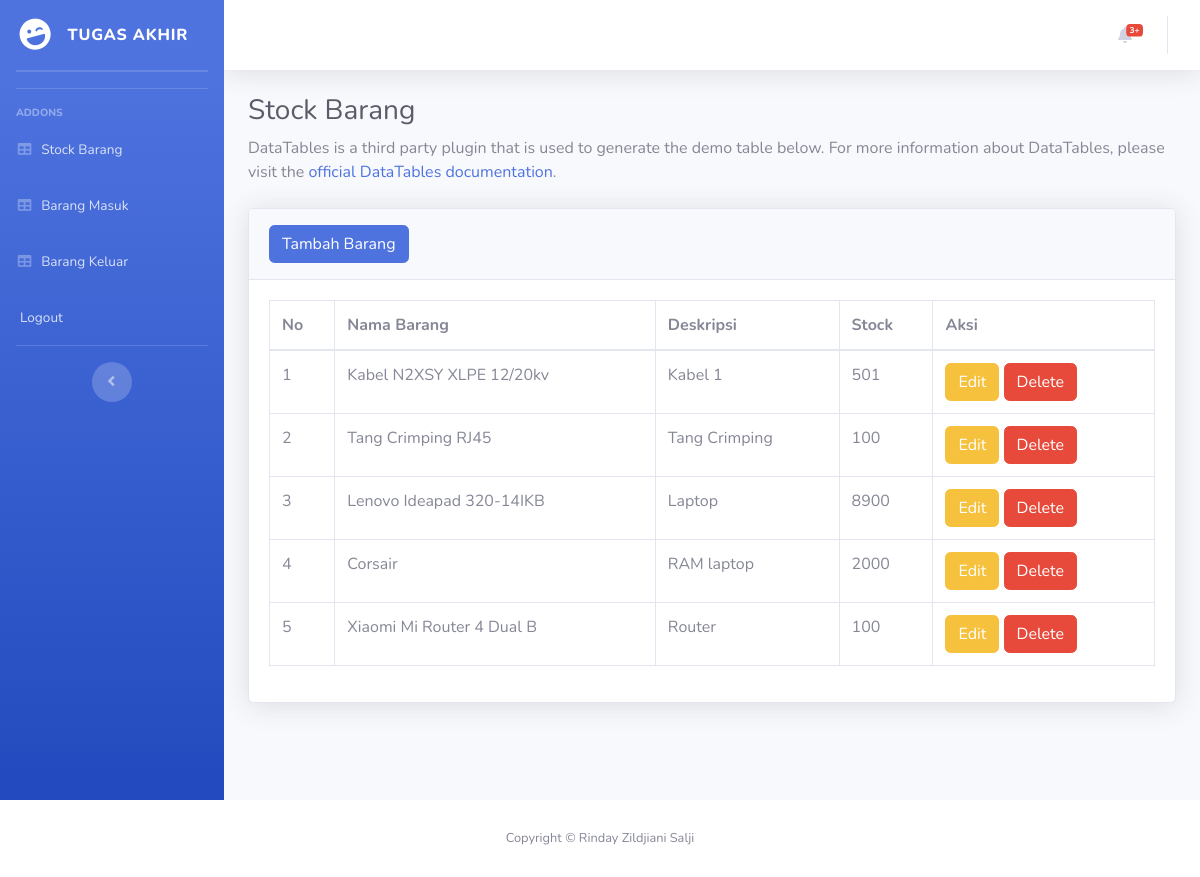
Screenshot of /index.php (signed in) with the database file from the repository.
### tables this page shows
CREATE TABLE `stock` (
  `idbarang` int(11) NOT NULL,
  `namabarang` varchar(25) NOT NULL,
  `deskripsi` varchar(25) NOT NULL,
  `stock` int(11) NOT NULL
);

### index.php (the view, shortened to what this page needs)
<?php
require 'function.php';
?>
<!DOCTYPE html>
<html lang="en">
<head>
    <link href="vendor/fontawesome-free/css/all.min.css" rel="stylesheet" type="text/css">
    <link href="css/sb-admin-2.min.css" rel="stylesheet">
</head>
<body id="page-top">
    <div id="wrapper">
        <ul class="navbar-nav bg-gradient-primary sidebar sidebar-dark accordion" id="accordionSidebar">
            <a class="sidebar-brand d-flex align-items-center justify-content-center" href="index.html">
                <div class="sidebar-brand-icon rotate-n-15">
                    <i class="fas fa-laugh-wink"></i>
                </div>
                <div class="sidebar-brand-text mx-3">Tugas AKHIR</div>
            </a>
            <hr class="sidebar-divider my-0">
            <hr class="sidebar-divider">
            <hr class="sidebar-divider">
            <div class="sidebar-heading">
                Addons
            </div>
            <li class="nav-item">
                <a class="nav-link" href="index.php">
                    <i class="fas fa-fw fa-table"></i>
                    <span> Stock Barang</span></a>
            </li>
            <li class="nav-item">
                <a class="nav-link" href="masuk.php">
                    <i class="fas fa-fw fa-table"></i>
                    <span>Barang Masuk</span></a>
            </li>
            <li class="nav-item">
                <a class="nav-link" href="keluar.php">
                    <i class="fas fa-fw fa-table"></i>
                    <span>Barang Keluar</span></a>
            </li>
              <li class="nav-item">
                <a class="nav-link" href="logout.php">
                    <span>Logout</span></a>
            </li>
            <hr class="sidebar-divider d-none d-md-block">
            <div class="text-center d-none d-md-inline">
                <button class="rounded-circle border-0" id="sidebarToggle"></button>
            </div>
        </ul>
        <div id="content-wrapper" class="d-flex flex-column">
            <div id="content">
                <nav class="navbar navbar-expand navbar-light bg-white topbar mb-4 static-top shadow">
                    <ul class="navbar-nav ml-auto">
                        <li class="nav-item dropdown no-arrow mx-1">
                            <a class="nav-link dropdown-toggle" href="#" id="alertsDropdown" role="button"
                                data-toggle="dropdown" aria-haspopup="true" aria-expanded="false">
                                <i class="fas fa-bell fa-fw"></i>
                                <span class="badge badge-danger badge-counter">3+</span>
                            </a>
                        </li>
                    </ul>
                </nav>
                <div class="container-fluid">
                    <h1 class="h3 mb-2 text-gray-800">Stock Barang</h1>
                    <p class="mb-4">DataTables is a third party plugin that is used to generate the demo table below.
                        For more information about DataTables, please visit the <a target="_blank"
                            href="https://datatables.net">official DataTables documentation</a>.</p>
                    <div class="card shadow mb-4">
                        <div class="card-header py-3">
                        <button type="button" class="btn btn-primary" data-toggle="modal" data-target="#myModal">
                           Tambah Barang
                        </button>
                        </div>
                        <div class="card-body">
                            <div class="table-responsive">
                                <table class="table table-bordered" id="dataTable" width="100%" cellspacing="0">
                                    <thead>
                                        <tr>
                                            <th>No</th>
                                            <th>Nama Barang</th>
                                            <th>Deskripsi</th>
                                            <th>Stock</th>
                                            <th>Aksi</th>
                                        </tr>
                                    </thead>
                                    <tbody>
                                        <?php
                                        $ambilsemuadatastock = mysqli_query ($conn, "select * from stock ");
                                         $i =1;
                                         while($data= mysqli_fetch_array($ambilsemuadatastock)){
                                                $namabarang = $data['namabarang'];
                                                $deskripsi =$data['deskripsi'];
                                                $stock = $data['stock'];
                                                $idb = $data['idbarang'];
                                        ?>
                                        <tr>
                                            <td><?=$i++;?></td>
                                            <td><?=$namabarang;?></td>
                                            <td><?=$deskripsi;?></td>
                                            <td><?=$stock;?></td>
                                            <td>
                                            <button type="button" class="btn btn-warning" data-toggle="modal" data-target="#edit<?=$idb;?>">
                                                Edit
                                            </button>
                                            <button type="button" class="btn btn-danger" data-toggle="modal" data-target="#delete<?=$idb;?>">
                                             Delete
                                            </button>
                                            </td>
                                        </tr>
                                        <?php
                                                };
                                        ?>
                                    </tbody>
                                </table>
                            </div>
                        </div>
                    </div>
                </div>
            </div>
                    <div class="row">
                    </div>
                </div>
            </div>
            <footer class="sticky-footer bg-white">
                <div class="container my-auto">
                    <div class="copyright text-center my-auto">
                        <span>Copyright &copy; Rinday Zildjiani Salji</span>
                    </div>
                </div>
            </footer>
</body>
</html>

### rows the page displays
stock: namabarang "Kabel N2XSY XLPE 12/20kv", deskripsi "Kabel 1", stock "501"
stock: namabarang "Tang Crimping RJ45", deskripsi "Tang Crimping", stock "100"
stock: namabarang "Lenovo Ideapad 320-14IKB", deskripsi "Laptop", stock "8900"
stock: namabarang "Corsair", deskripsi "RAM laptop", stock "2000"
stock: namabarang "Xiaomi Mi Router 4 Dual B", deskripsi "Router", stock "100"
